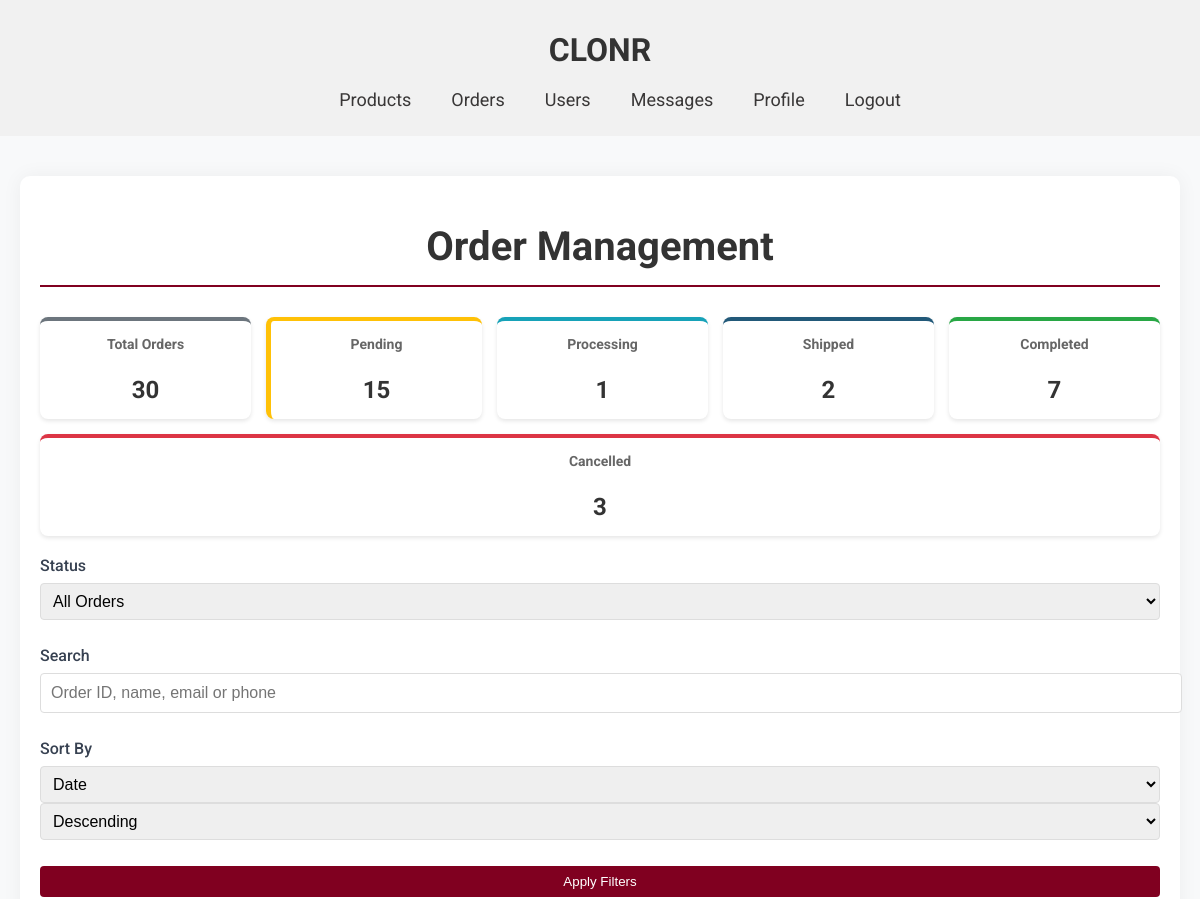
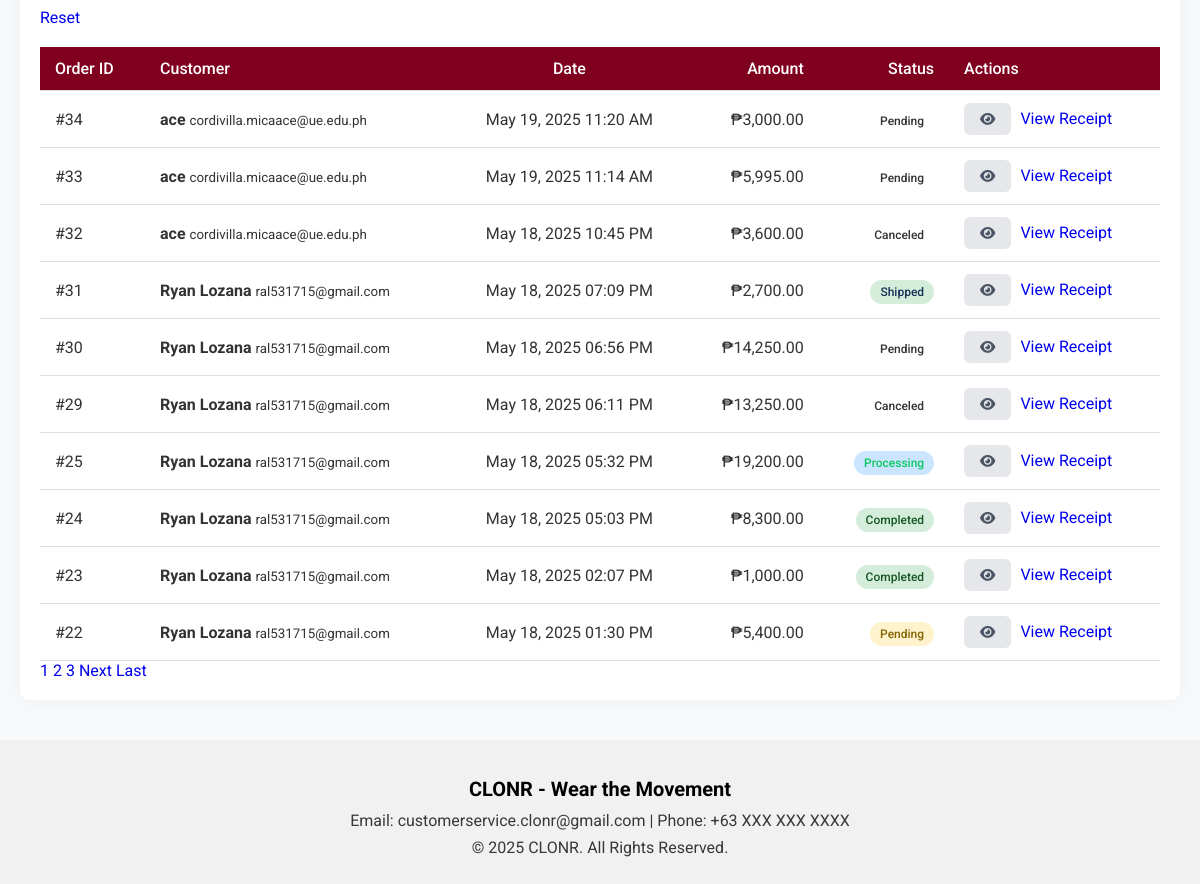
Page /admin/order.php?error=invalid_order_id (signed in) on the committed database (2 pictures, top to bottom).
### tables this page shows
CREATE TABLE `orders` (
  `id` int(100) NOT NULL,
  `user_id` int(100) NOT NULL,
  `name` varchar(100) NOT NULL,
  `number` int(11) NOT NULL,
  `email` varchar(100) NOT NULL,
  `method` varchar(50) NOT NULL,
  `address` varchar(500) NOT NULL,
  `total_products` varchar(1000) NOT NULL,
  `total_price` float(10,2) NOT NULL,
  `placed_on` datetime NOT NULL DEFAULT current_timestamp(),
  `payment_status` varchar(20) NOT NULL DEFAULT 'Pending'
);

### admin/order.php (the view, shortened to what this page needs)
<?php
require_once '../config.php';
try {
    $search_query = isset($_GET['search']) ? trim($_GET['search']) : '';
    $sort_by = isset($_GET['sort']) ? $_GET['sort'] : 'placed_on';
    $sort_order = isset($_GET['order']) ? $_GET['order'] : 'DESC';
    $page = isset($_GET['page']) ? max(1, intval($_GET['page'])) : 1;
    $per_page = 10;
    $valid_sort_columns = ['id', 'name', 'placed_on', 'total_price', 'payment_status'];
    $sort_by = in_array($sort_by, $valid_sort_columns) ? $sort_by : 'placed_on';
    $sort_order = strtoupper($sort_order) === 'ASC' ? 'ASC' : 'DESC';
    $query = "SELECT SQL_CALC_FOUND_ROWS * FROM orders WHERE 1=1";
    $count_query = "SELECT COUNT(*) FROM orders WHERE 1=1";
    $params = [];
    $query .= " ORDER BY $sort_by $sort_order";
    $offset = ($page - 1) * $per_page;
    $query .= " LIMIT $offset, $per_page";
    $stmt = $conn->prepare($query);
    $stmt->execute($params);
    $orders = $stmt->fetchAll(PDO::FETCH_ASSOC);
    $total_stmt = $conn->prepare($count_query);
    $total_stmt->execute($params);
    $total_orders = $total_stmt->fetchColumn();
    $total_pages = ceil($total_orders / $per_page);
    $counts_query = $conn->query("
        SELECT
            COUNT(*) as total,
            SUM(payment_status = 'pending') as pending,
            SUM(payment_status = 'processing') as processing,
            SUM(payment_status = 'shipped') as shipped,
            SUM(payment_status = 'completed') as completed,
            SUM(payment_status = 'canceled') as cancelled
        FROM orders
    ");
    $order_counts = $counts_query->fetch(PDO::FETCH_ASSOC);
} catch (PDOException $e) {
    die("Database error: " . $e->getMessage());
}
?>
<!DOCTYPE html>
<html lang="en">
<head>
    <link rel="stylesheet" href="../global.css">
    <link rel="stylesheet" href="admin.css">
    <link rel="stylesheet" href="https://cdnjs.cloudflare.com/ajax/libs/font-awesome/6.0.0/css/all.min.css">
</head>
<body>
    <header>
        <div class="container">
            <a href="admindashboard.php"><h1 class="title">CLONR</h1></a>
            <nav>
                <ul class="navbar">
                    <li><a href="products.php">Products</a></li>
                    <li><a href="order.php" class="active">Orders</a></li>
                    <li><a href="users.php">Users</a></li>
                    <li><a href="messages.php">Messages</a></li>
                    <li><a href="../AdminUpdateProfile.php">Profile</a></li>
                    <li><a href="../logout.php" class="logout-btn">Logout</a></li>
                </ul>
            </nav>
        </div>
    </header>
    <main class="admin-main">
        <div class="admin-container">
            <h1 class="admin-title">Order Management</h1>
            <div class="stats-container">
                <div class="stat-card total">
                    <h3>Total Orders</h3>
                    <p><?= $order_counts['total'] ?></p>
                </div>
                <div class="stat-card pending">
                    <h3>Pending</h3>
                    <p><?= $order_counts['pending'] ?></p>
                </div>
                <div class="stat-card processing">
                    <h3>Processing</h3>
                    <p><?= $order_counts['processing'] ?></p>
                </div>
                <div class="stat-card shipped">
                    <h3>Shipped</h3>
                    <p><?= $order_counts['shipped'] ?></p>
                </div>
                <div class="stat-card completed">
                    <h3>Completed</h3>
                    <p><?= $order_counts['completed'] ?></p>
                </div>
                <div class="stat-card cancelled">
                    <h3>Cancelled</h3>
                    <p><?= $order_counts['cancelled'] ?></p>
                </div>
            </div>
            <div class="filter-section">
                <form method="get" class="filter-form">
                    <div class="form-group">
                        <label for="status">Status</label>
                        <select name="status" id="status">
                            <option value="">All Orders</option>
                        </select>
                    </div>
                    <div class="form-group">
                        <label for="search">Search</label>
                        <input type="text" name="search" id="search" placeholder="Order ID, name, email or phone" value="<?= htmlspecialchars($search_query) ?>">
                    </div>
                    <div class="form-group">
                        <label for="sort">Sort By</label>
                        <select name="sort" id="sort">
                            <option value="placed_on" <?= $sort_by === 'placed_on' ? 'selected' : '' ?>>Date</option>
                        </select>
                        <select name="order">
                            <option value="DESC" <?= $sort_order === 'DESC' ? 'selected' : '' ?>>Descending</option>
                        </select>
                    </div>
                    <button type="submit" class="filter-btn">Apply Filters</button>
                    <a href="order.php" class="reset-btn">Reset</a>
                </form>
            </div>
            <div class="orders-table-container">
                <?php if (empty($orders)): ?>
                    <div class="no-orders">
                        <i class="fas fa-box-open"></i>
                        <p>No orders found matching your criteria.</p>
                    </div>
                <?php else: ?>
                    <div class="table-responsive">
                        <table class="orders-table">
                            <thead>
                                <tr>
                                    <th>Order ID</th>
                                    <th>Customer</th>
                                    <th>Date</th>
                                    <th>Amount</th>
                                    <th>Status</th>
                                    <th>Actions</th>
                                </tr>
                            </thead>
                            <tbody>
                                <?php foreach ($orders as $order): ?>
                                <tr>
                                    <td>#<?= htmlspecialchars($order['id']) ?></td>
                                    <td>
                                        <div class="customer-info">
                                            <strong><?= htmlspecialchars($order['name']) ?></strong>
                                            <small><?= htmlspecialchars($order['email']) ?></small>
                                        </div>
                                    </td>
                                    <td><?= htmlspecialchars(date('M d, Y h:i A', strtotime($order['placed_on']))) ?></td>
                                    <td>₱<?= htmlspecialchars(number_format($order['total_price'], 2)) ?></td>
                                    <td>
                                        <span class="status-badge status-<?= htmlspecialchars($order['payment_status']) ?>">
                                            <?= ucfirst(htmlspecialchars($order['payment_status'])) ?>
                                        </span>
                                    </td>
                                    <td class="actions">
                                        <a href="order_details.php?id=<?= $order['id'] ?>" class="action-btn view" title="View Details">
                                            <i class="fas fa-eye"></i>
                                        </a>
                                        <a href="receipt.php?order_id=<?= htmlspecialchars($order['id']) ?>"
                                            class="receipt-link completed"
                                            target="_blank"
                                            onclick="return confirm('View receipt for order #<?= htmlspecialchars($order['id']) ?>?')">
                                                <i class="bi bi-receipt-cutoff"></i> View Receipt
                                            </a>
                                    </td>
                                </tr>
                                <?php endforeach; ?>
                            </tbody>
                        </table>
                    </div>
                    <?php if ($total_pages > 1): ?>
                    <div class="pagination">
                        <?php
                        $start = max(1, $page - 2);
                        $end = min($total_pages, $page + 2);
                        for ($i = $start; $i <= $end; $i++): ?>
                            <a href="?<?= http_build_query(array_merge($_GET, ['page' => $i])) ?>" <?= $i == $page ? 'class="active"' : '' ?>><?= $i ?></a>
                        <?php endfor;
                        ?>
                        <?php if ($page < $total_pages): ?>
                            <a href="?<?= http_build_query(array_merge($_GET, ['page' => $page + 1])) ?>">Next</a>
                            <a href="?<?= http_build_query(array_merge($_GET, ['page' => $total_pages])) ?>">Last</a>
                        <?php endif; ?>
                    </div>
                    <?php endif; ?>
                <?php endif; ?>
            </div>
        </div>
    </main>
    <footer>
        <div class="footer-content">
            <h2>CLONR - Wear the Movement</h2>
            <p>Email: customerservice.clonr@gmail.com | Phone: +63 XXX XXX XXXX</p>
            <p>© 2025 CLONR. All Rights Reserved.</p>
        </div>
    </footer>
</body>
</html>

### global.css (style rules this page uses)
body { margin: 0; font-family: 'Roboto',sans-serif; background-color: #f1f1f1; color: #333333; }
header { padding: 10px 40px; display: flex; justify-content: center; align-items: center; position: relative; }
.title { color: #000000; font-size: 2rem; text-align: center; }
a { text-decoration: none; }
.navbar { list-style: none; display: flex; gap: 40px; z-index: 10; }
.navbar li { position: relative; cursor: pointer; font-size: 18px; color: #393737; }
.navbar a { text-decoration: none; color: inherit; }
footer { color: #000000; text-align: center; padding: 20px 20px; }
.footer-content h2 { font-size: 20px; margin-bottom: 10px; }
.footer-content p { font-size: 16px; margin: 8px 0; color: #393737; }

### admin/admin.css (style rules this page uses)
form { display: flex; flex-direction: column; gap: 20px; }
.title { font-size: 2rem; margin-bottom: 20px; color: #333; }
.form-group { margin-bottom: 15px; }
.form-group label { display: block; margin-bottom: 5px; font-weight: bold; }
.form-group input, .form-group select { width: 100%; padding: 10px; border: 1px solid #ddd; border-radius: 4px; font-size: 16px; }
.admin-main { padding: 40px 20px; background-color: #f8f9fa; min-height: calc(100vh - 200px); }
.admin-container { max-width: 1200px; margin: 0 auto; padding: 20px; background-color: #fff; border-radius: 10px; box-shadow: 0 0 20px rgba(0, 0, 0, 0.05); }
.admin-title { color: #333; font-size: 2.5rem; margin-bottom: 30px; text-align: center; border-bottom: 2px solid #800020; padding-bottom: 15px; }
.stats-container { display: flex; justify-content: space-between; margin-bottom: 40px; flex-wrap: wrap; gap: 20px; }
.stat-card { flex: 1; min-width: 250px; padding: 25px; border-radius: 10px; text-align: center; box-shadow: 0 4px 12px rgba(0, 0, 0, 0.1); transition: transform 0.3s ease; }
.stat-card h3 { font-size: 1.2rem; color: #555; margin-bottom: 15px; }
.pending { background-color: #fff3cd; border-left: 5px solid #ffc107; }
table { width: 100%; border-collapse: collapse; margin-top: 20px; }
th, td { padding: 12px 15px; text-align: left; border-bottom: 1px solid #ddd; }
th { background-color: #800020; color: white; font-weight: 500; }
.action-btn { display: inline-block; padding: 5px 10px; background-color: #800020; color: white; border-radius: 4px; text-decoration: none; transition: background-color 0.3s ease; }
table th:nth-child(3), table td:nth-child(3) { text-align: center; }
table th:nth-child(4), table td:nth-child(4), table th:nth-child(5), table td:nth-child(5) { text-align: right; }
th { background-color: #800020; color: white; }
.action-btn { display: inline-block; padding: 5px 10px; margin-right: 5px; border-radius: 3px; text-decoration: none; font-size: 14px; }
.action-btn { padding: 0.5rem 1rem; border-radius: 4px; text-decoration: none; font-size: 0.9rem; transition: all 0.2s; }
.action-btn:not(.reply):not(.delete) { background-color: #e0e0e0; color: #333; }
.filter-form { display: flex; gap: 10px; margin-bottom: 20px; }
.filter-form select { padding: 8px; border-radius: 4px; border: 1px solid #ddd; }
.filter-btn { padding: 8px 15px; background-color: #800020; color: white; border: none; border-radius: 4px; cursor: pointer; }
.form-group label { display: block; margin-bottom: 5px; font-weight: 500; }
.action-btn { padding: 0.5rem 1rem; border-radius: 6px; text-decoration: none; font-size: 0.85rem; transition: all 0.2s; }
.action-btn:not(.reply):not(.delete) { background-color: #E5E7EB; color: #4B5563; }
.form-group { margin-bottom: 1rem; }
.form-group label { display: block; margin-bottom: 0.5rem; font-weight: 500; color: #374151; }

### rows in the picture
orders: id "34", name "ace", email "cordivilla.micaace@ue.edu.ph", placed_on "May 19, 2025 11:20 AM", total_price "3,000.00", payment_status "Pending"
orders: id "33", name "ace", email "cordivilla.micaace@ue.edu.ph", placed_on "May 19, 2025 11:14 AM", total_price "5,995.00", payment_status "Pending"
orders: id "32", name "ace", email "cordivilla.micaace@ue.edu.ph", placed_on "May 18, 2025 10:45 PM", total_price "3,600.00", payment_status "Canceled"
orders: id "31", name "Ryan Lozana", email "ral531715@gmail.com", placed_on "May 18, 2025 07:09 PM", total_price "2,700.00", payment_status "Shipped"
orders: id "30", name "Ryan Lozana", email "ral531715@gmail.com", placed_on "May 18, 2025 06:56 PM", total_price "14,250.00", payment_status "Pending"
orders: id "29", name "Ryan Lozana", email "ral531715@gmail.com", placed_on "May 18, 2025 06:11 PM", total_price "13,250.00", payment_status "Canceled"
orders: id "25", name "Ryan Lozana", email "ral531715@gmail.com", placed_on "May 18, 2025 05:32 PM", total_price "19,200.00", payment_status "Processing"
orders: id "24", name "Ryan Lozana", email "ral531715@gmail.com", placed_on "May 18, 2025 05:03 PM", total_price "8,300.00", payment_status "Completed"
orders: id "23", name "Ryan Lozana", email "ral531715@gmail.com", placed_on "May 18, 2025 02:07 PM", total_price "1,000.00", payment_status "Completed"
orders: id "22", name "Ryan Lozana", email "ral531715@gmail.com", placed_on "May 18, 2025 01:30 PM", total_price "5,400.00", payment_status "Pending"

### other values in the picture
$order_counts['total'] "30"
$order_counts['pending'] "15"
$order_counts['processing'] "1"
$order_counts['shipped'] "2"
$order_counts['completed'] "7"
$order_counts['cancelled'] "3"
